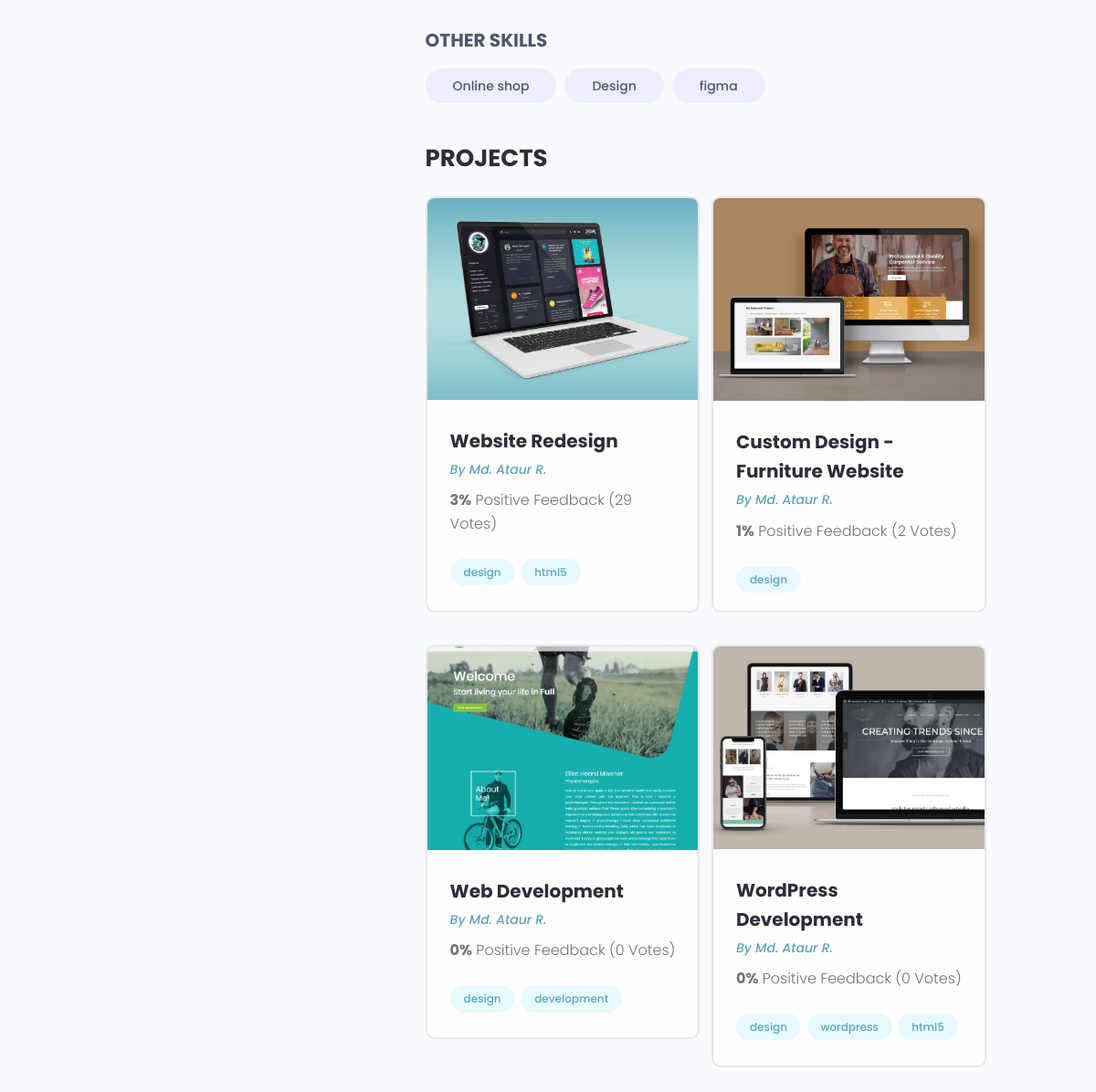
Page /profile/1/ (lower part) on the earlier database version.
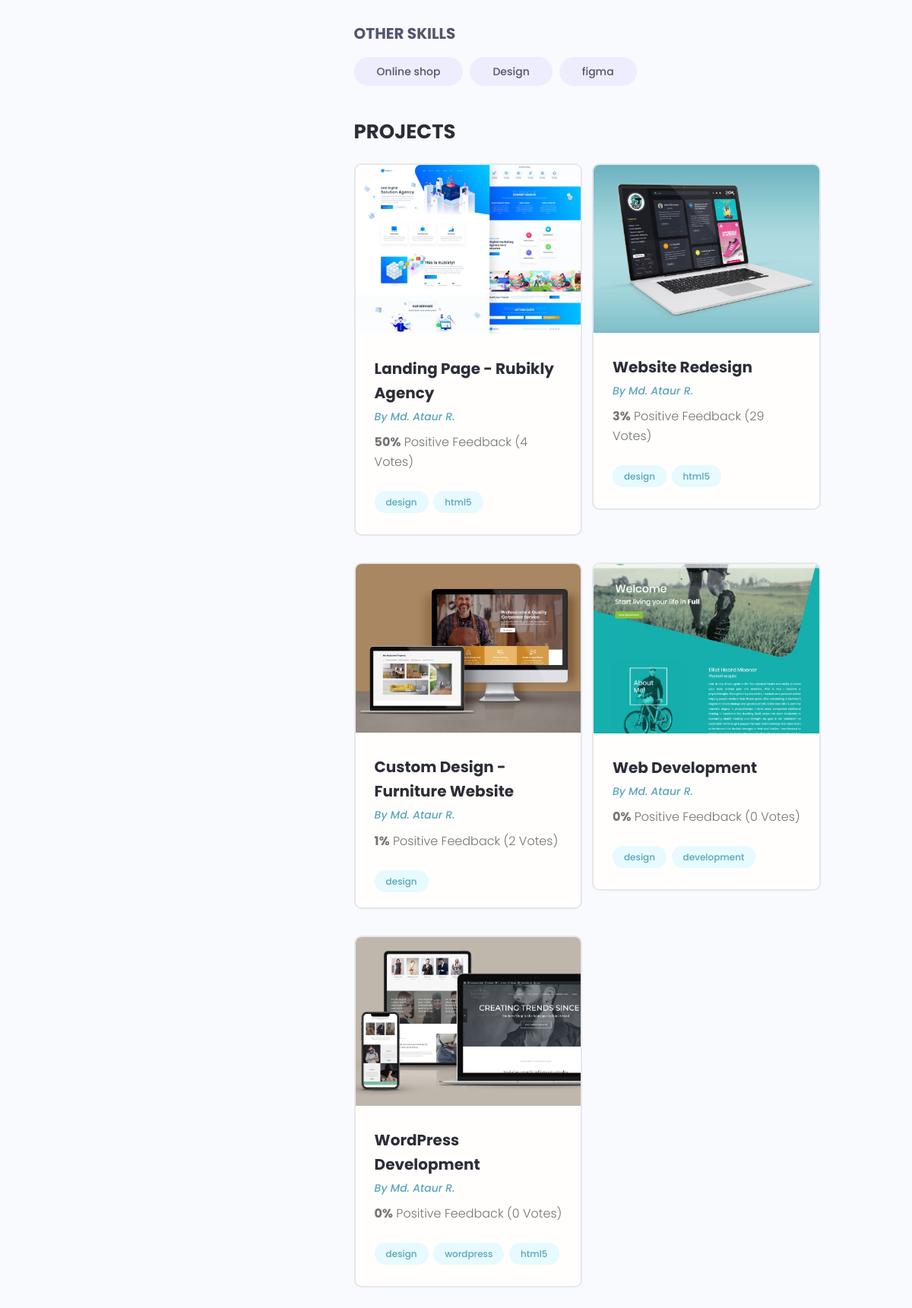
Same page on the later database version.
### users/models.py (models this page shows, shortened)
class Skill(models.Model):
    owner = models.ForeignKey(Profile, on_delete=models.CASCADE, blank=True, null=True)
    name = models.CharField(max_length=200, blank=True, null=True)
    description = models.TextField(blank=True, null=True)
    created = models.DateTimeField(auto_now_add=True)

class Profile(models.Model):
    user = models.OneToOneField(User, on_delete=models.CASCADE, blank=True, null=True)
    name = models.CharField(max_length=200, blank=True, null=True)
    email = models.EmailField(max_length=200, blank=True, null=True)
    username = models.CharField(max_length=200, blank=True, null=True)
    short_info = models.CharField(max_length=200, blank=True, null=True)
    bio = models.TextField(blank=True, null=True)
    profile_image = models.ImageField(upload_to="profiles/", default='profiles/user-default.png')
    social_github = models.CharField(max_length=200, blank=True, null=True)
    social_youtube = models.CharField(max_length=200, blank=True, null=True)
    social_website = models.CharField(max_length=200, blank=True, null=True)
    created = models.DateTimeField(auto_now_add=True)

### projects/models.py (models this page shows, shortened)
class Project(models.Model):
    owner = models.ForeignKey(Profile, on_delete=models.SET_NULL, blank=True, null=True)
    title = models.CharField(max_length=200)
    description = models.TextField(blank=True, null=True)
    featured_image = models.ImageField(upload_to="projects/%Y/%m/%d/", default="default.jpg")
    demo_link = models.CharField(max_length=200, blank=True, null=True)
    source_link = models.CharField(max_length=200, blank=True, null=True)
    tags = models.ManyToManyField('Tag', blank=True)
    vote_total = models.IntegerField(default=0)
    vote_ratio = models.IntegerField(default=0)
    created = models.DateTimeField(auto_now_add=True)
    class Meta:
        ordering = ["-vote_ratio", "-vote_total", "title"]

class Tag(models.Model):
    name = models.CharField(max_length=200)
    created = models.DateTimeField(auto_now_add=True)
    def __str__(self):
        return self.name

### users/views.py (the view)
# urls.py: path('profile/<str:pk>/', views.user_profile, name="user_profile"),
def user_profile(request, pk):
    prof = Profile.objects.get(id=pk)
    top_skills = prof.skill_set.exclude(description__exact="")
    other_skills = prof.skill_set.filter(description="")
    context = {
        'profile': prof,
        'top_skills': top_skills,
        'other_skills': other_skills
    }
    return render(request, 'users/profile.html', context)

### users/templates/users/profile.html (shortened to what this page needs)
{% extends 'projects/base.html' %}
{% block content %}
  <main class="profile my-md">
    <div class="container">
      <div class="layout">
        <div class="column column--1of3">
        </div>
        <div class="column column--2of3">
          <div class="devInfo">
            <div class="devInfo__skills">
              <h3 class="devInfo__subtitle">Other Skills</h3>
              <div class="devInfo__otherSkills">
                {% for skill in other_skills  %}
                <span class="tag tag--pill tag--sub tag--lg">
                  <small>{{ skill.name }}</small>
                </span>
                {% endfor %}
              </div>
            </div>
          </div>
          <div class="devInfo">
            <h3 class="devInfo__title">Projects</h3>
            <div class="grid grid--two">
              {% for project in profile.project_set.all %}
              <div class="column">
                <div class="card project">
                  <a href="{% url 'project' project.id %}" class="project">
                    <img class="project__thumbnail" src="{{ project.featured_image.url }}" alt="project thumbnail" />
                    <div class="card__body">
                      <h3 class="project__title">{{ project.title }}</h3>
                      <p><a class="project__author" href="{% url 'user_profile' project.owner.id %}">By {{project.owner.name}}</a></p>
                      <p class="project--rating">
                        <span style="font-weight: bold;">{{ project.vote_ratio }}%</span> Positive
                        Feedback ({{ project.vote_total }} Vote{{project.vote_total|pluralize:"s"}})
                      </p>
                      <div class="project__tags">
                        {% for tag in project.tags.all %}
                        <span class="tag tag--pill tag--main">
                          <small>{{ tag }}</small>
                        </span>
                        {% endfor %}
                      </div>
                    </div>
                  </a>
                </div>
              </div>
              {% endfor %}
            </div>
          </div>
        </div>
      </div>
    </div>
  </main>
{% endblock %}

Differences in the rows shown:
now on this page (row edited): Project: featured_image (picture), title "Landing Page - Rubikly Agency", owner.name "Md. Ataur R.", vote_ratio "50", vote_total "4", Tag (name "design"), Tag (name "html5")
